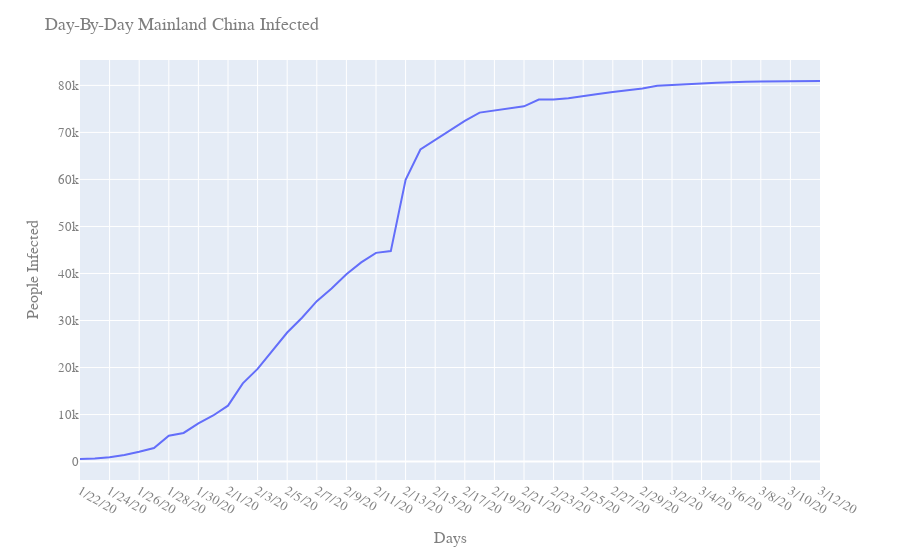

The cell this chart's notebook holds for it:
### Markdown cell above
## Mainland China Day By Day
How is the infection spreading inside China?

### Code cell
plot_line(mainland_china_data_confirmed, 1)

### Figure 1 — Plotly figure (JSON) as saved in the notebook; plotly's stock layout.template omitted (floating-point values rounded to 4 significant figures)
{"data": [{"hoverlabel": {"namelength": 0}, "hovertemplate": "x=%{x}<br>0=%{y}", "legendgroup": "", "line": {"color": "#636efa", "dash": "solid"}, "mode": "lines", "name": "", "showlegend": false, "type": "scatter", "x": ["1/22/20", "1/23/20", "1/24/20", "1/25/20", "1/26/20", "1/27/20", "1/28/20", "1/29/20", "1/30/20", "1/31/20", "2/1/20", "2/2/20", "2/3/20", "2/4/20", "2/5/20", "2/6/20", "2/7/20", "2/8/20", "2/9/20", "2/10/20", "2/11/20", "2/12/20", "2/13/20", "2/14/20", "2/15/20", "2/16/20", "2/17/20", "2/18/20", "2/19/20", "2/20/20", "2/21/20", "2/22/20", "2/23/20", "2/24/20", "2/25/20", "2/26/20", "2/27/20", "2/28/20", "2/29/20", "3/1/20", "3/2/20", "3/3/20", "3/4/20", "3/5/20", "3/6/20", "3/7/20", "3/8/20", "3/9/20", "3/10/20", "3/11/20", "3/12/20"], "xaxis": "x", "y": [548, 643, 920, 1406, 2075, 2877, 5509, 6087, 8141, 9802, 11891, 16630, 19716, 23707, 27440, 30587, 34110, 36814, 39829, 42354, 44386, 44759, 59895, 66358, 68413, 70513, 72434, 74211, 74619, 75077, 75550, 77001, 77022, 77241, 77754, 78166, 78600, 78928, 79356, 79932, 80136, 80261, 80386, 80537, 80690, 80770, 80823, 80860, 80887, 80921, 80932], "yaxis": "y"}], "layout": {"font": {"color": "#7f7f7f", "family": "Arial", "size": 13}, "legend": {"tracegroupgap": 0}, "margin": {"t": 60}, "title": {"text": "Day-By-Day Mainland China Infected"}, "xaxis": {"anchor": "y", "domain": [0, 1], "title": {"text": "Days"}}, "yaxis": {"anchor": "x", "domain": [0, 1], "title": {"text": "People Infected"}}}}
